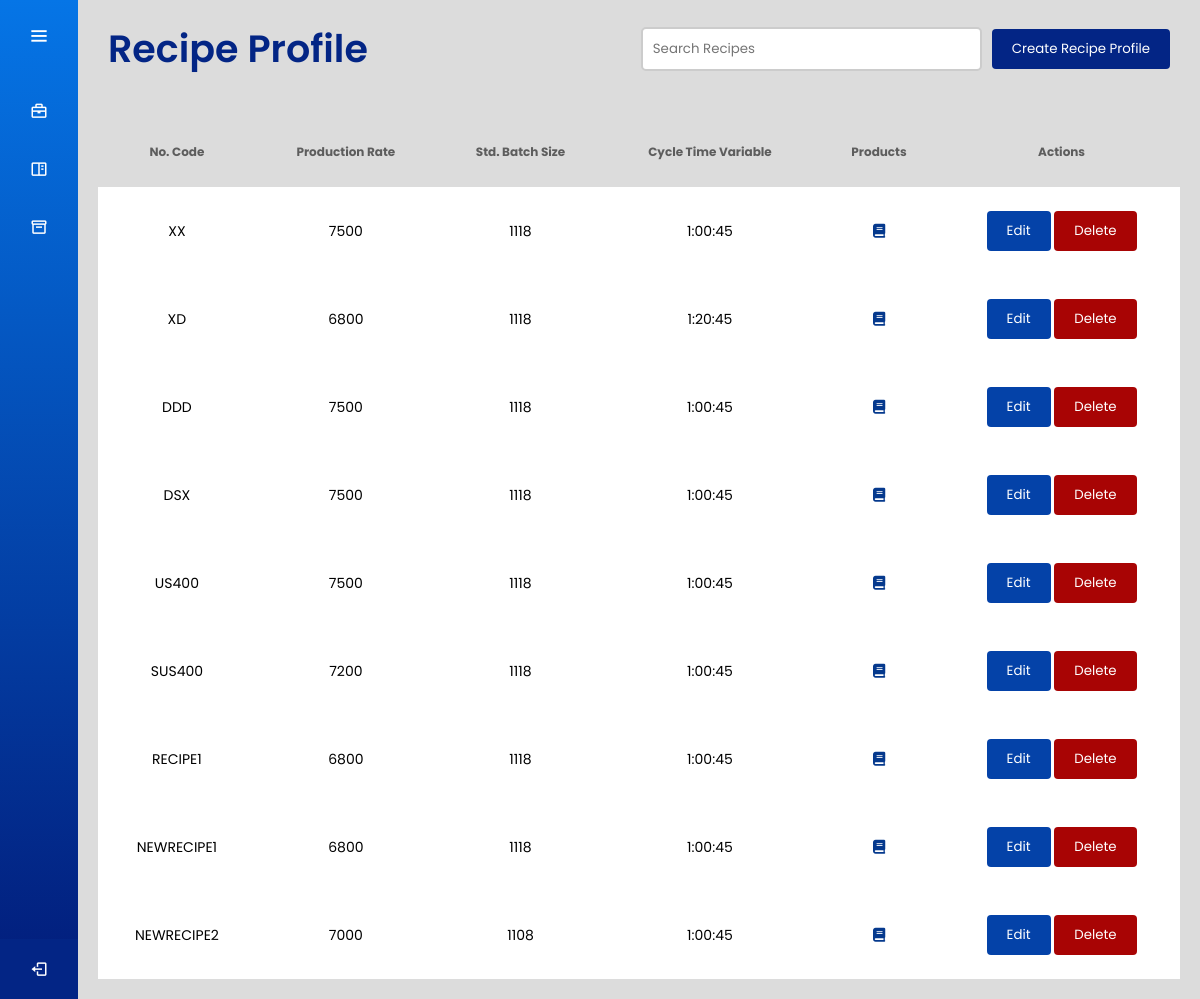
Page /recipe_dashboard/ (signed in) on the committed database.
### recipes/models.py (models this page shows, shortened)
class Recipe(models.Model):
    recipeName = models.CharField(max_length=50, unique=True)
    productionRate = models.PositiveIntegerField()
    stdBatchSize = models.PositiveIntegerField()
    cycleTimeVariable = models.DurationField()

### recipes/views.py (the view)
# urls.py: path('recipe_dashboard/', views.recipe_dashboard, name='recipe_dashboard'),
@login_required
def recipe_dashboard(request):
    recipes = Recipe.objects.all()
    user_role = None
    try:
        user_role = UserRole.objects.get(user=request.user).role
    except UserRole.DoesNotExist:
        pass
    if user_role != 'production' and user_role != 'manager':
        raise Http404("Page not found.")
    context = {
        'recipes': recipes,
        'user_role': user_role,
    }
    return render(request, 'recipe_dashboard.html', context)

### users/context_processors.py (called while the page is built)
def user_role_context(request):
    user = request.user
    if user.is_authenticated:
        try:
            user_role = UserRole.objects.get(user=user).get_role_display()
        except UserRole.DoesNotExist:
            user_role = None
    else:
        user_role = None
    return {
        'username': user.username if user.is_authenticated else 'Guest',
        'user_role': user_role
    }

### recipes/templates/recipe_dashboard.html (shortened to what this page needs)
<!DOCTYPE html>
<html lang="en" dir="ltr">
  <head>
    {% load static %}
    <link rel="stylesheet" href="{% static 'css/dash_style.css' %}">
    <link rel="stylesheet" href="{% static 'css/table_style.css' %}">
    <link rel="stylesheet" href="{% static 'css/create.css' %}">
    <link href='https://unpkg.com/boxicons@2.0.7/css/boxicons.min.css' rel='stylesheet'>
    <link rel="stylesheet" href="https://cdnjs.cloudflare.com/ajax/libs/overlayscrollbars/1.13.1/css/OverlayScrollbars.min.css">
   </head>
<body>
  {% include 'sidebar.html' %}
  <section class="home-section">
    {% include 'recipe_header.html' %}
    <div class="main-content">
      {% include 'recipe_table.html' %}
    </div>
  </section>
</body>
</html>

### recipes/templates/recipe_table.html (shortened to what this page needs)
<!DOCTYPE html>
<html lang="en" dir="ltr">
<head>
    <link href="https://cdnjs.cloudflare.com/ajax/libs/font-awesome/6.0.0-beta3/css/all.min.css" rel="stylesheet">
    {% load static %}
</head>
<body>
    <table id="dashboard-table">
        <thead>
            <tr>
                <th>No. Code</th>
                <th>Production Rate</th>
                <th>Std. Batch Size</th>
                <th>Cycle Time Variable</th>
                <th>Products</th>
                {% if user_role != "manager" %}
                    <th>Actions</th>
                {% endif %}
            </tr>
        </thead>
        <tbody>
            {% if recipes %}
                {% for recipe in recipes %}
                    <tr>
                        <td>{{ recipe.recipeName }}</td>
                        <td>{{ recipe.productionRate }}</td>
                        <td>{{ recipe.stdBatchSize }}</td>
                        <td>{{ recipe.cycleTimeVariable }}</td>
                        <td><i class="fa-solid fa-book" style="color: rgba(5, 57, 141);" data-recipe-name="{{ recipe.recipeName }}" data-recipe-id="{{ recipe.id }}"></i></td>
                        {% if user_role != "manager" %}
                            <td>
                                <button class="edit-btn"
                                    data-recipe-id="{{ recipe.id }}"
                                    data-recipe-name="{{ recipe.recipeName }}"
                                    data-production-rate="{{ recipe.productionRate }}"
                                    data-std-batch-size="{{ recipe.stdBatchSize }}"
                                    data-cycle-time-variable="{{ recipe.cycleTimeVariable }}">Edit</button>
                                <button class="delete-btn" data-recipe-id="{{ recipe.id }}">Delete</button>
                            </td>
                        {% endif %}
                    </tr>
                {% endfor %}
            {% else %}
                <tr>
                    <td colspan="{% if user_role != 'manager' %}5{% else %}4{% endif %}">No recipes found.</td>
                </tr>
            {% endif %}
        </tbody>
    </table>
</body>
</html>

### static/css/dash_style.css (style rules this page uses)
* { margin: 0; padding: 0; box-sizing: border-box; font-family: "Poppins", sans-serif; }
.home-section { position: relative; background: #DCDCDC; min-height: 100vh; top: 0; left: 78px; width: calc(100% - 78px); transition: all 0.5s ease; z-index: 2; }
.home-section .main-content { padding: 20px; background-color: #DCDCDC; min-height: 300px; height: 100%; }
.edit-btn { background-color: rgba(4, 66, 168, 1); color: #fff; padding: 10px 20px; border: none; border-radius: 4px; cursor: pointer; transition: background-color 0.3s; }
.delete-btn { background-color: rgb(168, 4, 4); color: #fff; padding: 10px 20px; border: none; border-radius: 4px; cursor: pointer; transition: background-color 0.3s; }

### static/css/table_style.css (style rules this page uses)
table { width: 100%; border-collapse: collapse; margin: 0; }
table thead { color: #5D5D5D; }
table th { padding: 26px; text-align: center; vertical-align: middle; font-size: 12px; font-weight: 700; }
table td { padding: 24px; text-align: center; vertical-align: middle; font-size: 14px; }
table tbody tr { padding: 10px; background-color: #ffffff; transition: background-color 0.3s; }

### static/css/create.css (style rules this page uses)
.main-content { overflow-x: hidden; }

### rows in the picture
Recipe: recipeName "XX", productionRate "7500", stdBatchSize "1118", cycleTimeVariable "1:00:45"
Recipe: recipeName "XD", productionRate "6800", stdBatchSize "1118", cycleTimeVariable "1:20:45"
Recipe: recipeName "DDD", productionRate "7500", stdBatchSize "1118", cycleTimeVariable "1:00:45"
Recipe: recipeName "DSX", productionRate "7500", stdBatchSize "1118", cycleTimeVariable "1:00:45"
Recipe: recipeName "US400", productionRate "7500", stdBatchSize "1118", cycleTimeVariable "1:00:45"
Recipe: recipeName "SUS400", productionRate "7200", stdBatchSize "1118", cycleTimeVariable "1:00:45"
Recipe: recipeName "RECIPE1", productionRate "6800", stdBatchSize "1118", cycleTimeVariable "1:00:45"
Recipe: recipeName "NEWRECIPE1", productionRate "6800", stdBatchSize "1118", cycleTimeVariable "1:00:45"
Recipe: recipeName "NEWRECIPE2", productionRate "7000", stdBatchSize "1108", cycleTimeVariable "1:00:45"
